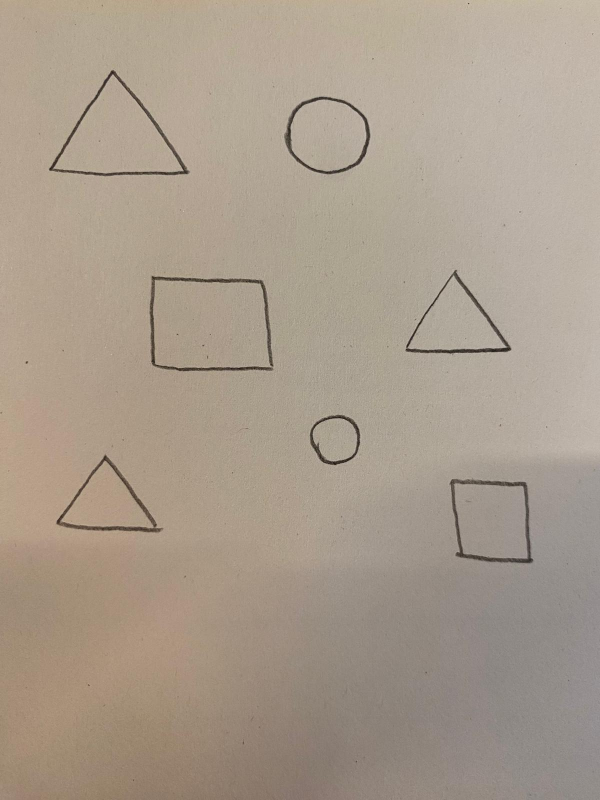
#> input picture shapes.jpeg, 1200 x 1600 px (shown at 1/2 size)
$ python shape_detection.py
#> lines starting #> are read from the running program, lines starting #| are printed output that depends on the picture; after the words box and inside, x2 and y2 are one past the last pixel; in counts of white or black regions, pixels touching at a corner belong together
import cv2
import numpy as np

def classify_shape(contour, corners):
    if is_circle(contour):
        return "Cember"
    # koseleri sayma islemi
    corner_count = 0
    for corner in corners:
        x, y = corner.ravel() # köşe noktasını düzleştirir ve x, y koordinatlarını alır
        point = (int(x), int(y)) # noktayı (x, y) tuple formatına dönüştürür
        if cv2.pointPolygonTest(contour, point, False) >= 0: # bu fonksiyon, noktanın konturun nerede olduğunu belirler
            corner_count += 1                                           # sıfıra eşit veya büyükse nokta konturun içindedir ve kose sayısı arttırılır
    if corner_count == 3:
        return "Ucgen"
    elif corner_count == 4:
        x, y, w, h = cv2.boundingRect(contour)
        aspect_ratio = float(w) / h
        if 0.95 <= aspect_ratio <= 1.05:
            return "Kare"
        else:
            return "Dikdortgen"
    elif corner_count > 4:
        return "Cokgen"
    else:
        return "Bilinmiyor"

def is_circle(contour):
    (x, y), radius = cv2.minEnclosingCircle(contour)
    center = (int(x), int(y))
    radius = int(radius)
    circle_area = np.pi * (radius ** 2)
    contour_area = cv2.contourArea(contour)
    contour_perimeter = cv2.arcLength(contour, True)
    circularity = (4 * np.pi * contour_area) / (contour_perimeter ** 2)
    area_ratio = contour_area / circle_area
    return 0.8 < circularity < 1.2 and 0.7 < area_ratio < 1.3

# Resmi yükleme
image = cv2.imread("shapes.jpeg")
#> image is the input picture: shape (1600, 1200, 3); mean B, G, R 140.6, 155.6, 168.9

# Resmi küçültme
image = cv2.pyrDown(image)
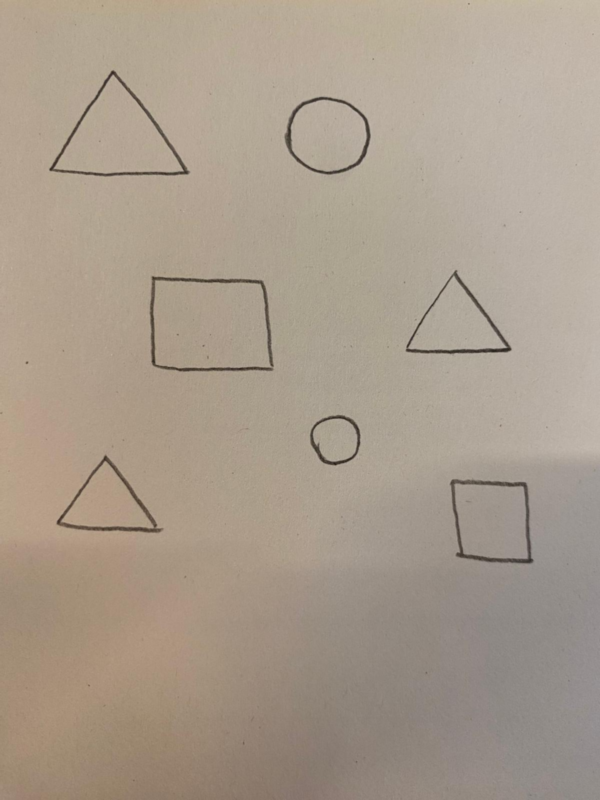
#> image: shape (800, 600, 3); mean B, G, R 140.6, 155.6, 168.9

# Resmi bulanıklaştırma
image = cv2.GaussianBlur(image, (5, 5), 0)
image = cv2.bilateralFilter(image, 9, 75, 75)

# Resmi griye çevirme
gray = cv2.cvtColor(image, cv2.COLOR_BGR2GRAY)
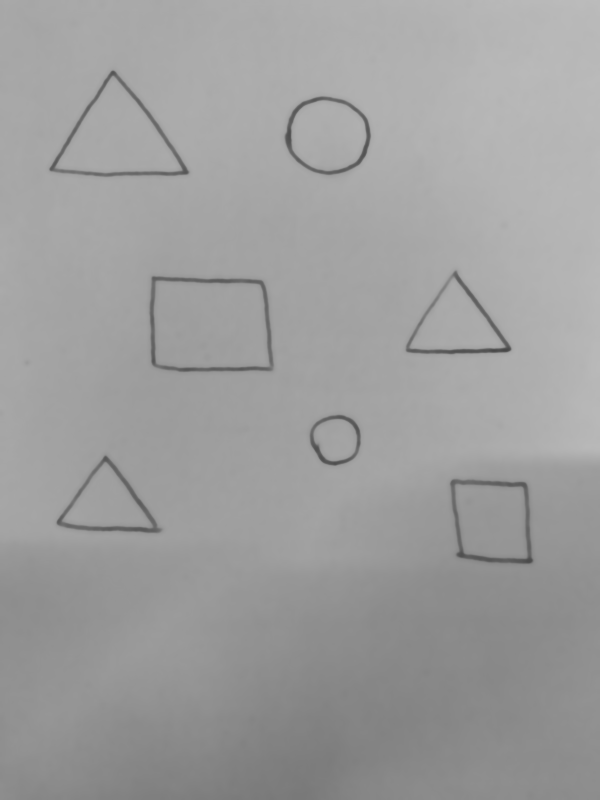
#> gray: shape (800, 600); min 71, max 188, mean 158

# Adaptive thresholding kullanarak binarization
thresh = cv2.adaptiveThreshold(gray, 255, cv2.ADAPTIVE_THRESH_GAUSSIAN_C, cv2.THRESH_BINARY_INV, 11, 2)
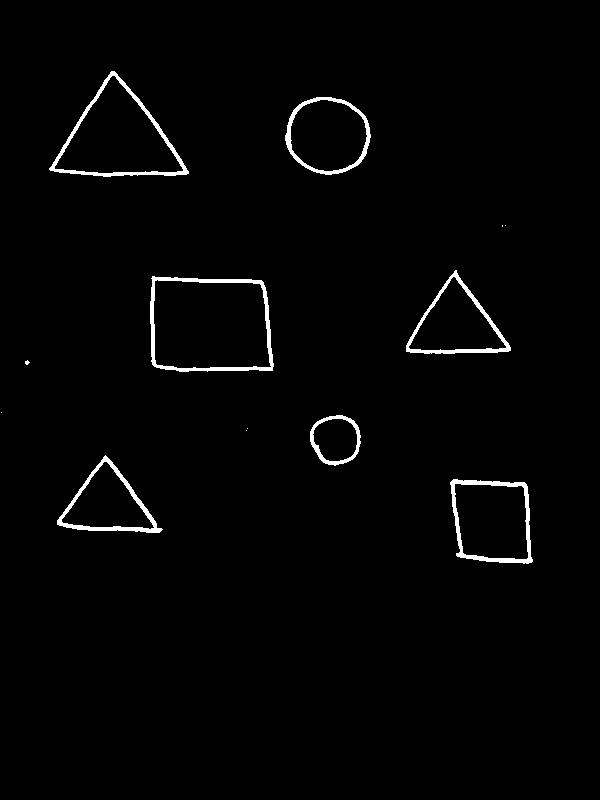
#> thresh: shape (800, 600); 1.7% white; 13 white regions (6 under 20 px), largest, box (x1, y1, x2, y2) and area: (150, 276, 274, 372) 1541, (49, 71, 189, 177) 1395, (450, 479, 533, 564) 1244

# Morfolojik işlemlerle gürültüyü temizleme
kernel = np.ones((3, 3), np.uint8)
thresh = cv2.morphologyEx(thresh, cv2.MORPH_CLOSE, kernel)
#> thresh: shape (800, 600); 1.7% white; 12 white regions (5 under 20 px)

# Konturları bulma (yalnızca dış konturlar)
contours, hierarchy = cv2.findContours(thresh, cv2.RETR_EXTERNAL, cv2.CHAIN_APPROX_SIMPLE)
#> contours = 12 contours, 5 with area under 20; largest, box (x1, y1, x2, y2) and area: (150, 276, 274, 372) 10728, (49, 71, 189, 177) 7897, (450, 479, 533, 564) 5885, (285, 97, 371, 175) 5115, (406, 270, 511, 354) 4691, (57, 455, 163, 533) 4193, (310, 415, 361, 466) 1948

# Gürültü konturlarını filtreleme ve konturları çizme
min_area = 100  # Minimum kontur alanı
filtered_contours = [contour for contour in contours if cv2.contourArea(contour) > min_area]
#> filtered_contours = 7 contours; box (x1, y1, x2, y2) and area: (150, 276, 274, 372) 10728, (49, 71, 189, 177) 7897, (450, 479, 533, 564) 5885, (285, 97, 371, 175) 5115, (406, 270, 511, 354) 4691, (57, 455, 163, 533) 4193, (310, 415, 361, 466) 1948

# Shi-Tomasi köşe algılama
corners_general = cv2.goodFeaturesToTrack(gray, maxCorners=50, qualityLevel=0.05, minDistance=20)
#> corners_general = 20 rows, first 8: [504, 346], [50, 169], [187, 172], [455, 272], [105, 456], [112, 71], [407, 350], [152, 277]
corners_general = np.int32(corners_general)
#> corners_general = contour of 20 points, box (x1, y1, x2, y2) (50, 71, 532, 562), area 94510

# Her konturun köşe sayılarını belirleme ve sınıflandırma
for contour in filtered_contours:
    shape = classify_shape(contour, corners_general)
    x, y, w, h = cv2.boundingRect(contour)
    cv2.putText(image, shape, (x, y - 10), cv2.FONT_HERSHEY_SIMPLEX, 0.5, (0, 0, 255), 2)
    cv2.drawContours(image, [contour], -1, (0, 255, 255), 2)

    if shape == "Cember":
        # Çemberler için daha fazla köşe algılama
        mask = np.zeros_like(gray)
        cv2.drawContours(mask, [contour], -1, 255, -1)
        more_corners = cv2.goodFeaturesToTrack(mask, maxCorners=100, qualityLevel=0.04, minDistance=5)
        if more_corners is not None:
            more_corners = np.int32(more_corners)
            for corner in more_corners:
                x, y = corner.ravel()
                cv2.circle(image, (x, y), 3, (0, 255, 0), -1)
    else:
        # Diğer şekillerin köşe noktalarını işaretleme
        for corner in corners_general:
            x, y = corner.ravel()
            if cv2.pointPolygonTest(contour, (int(x), int(y)), False) >= 0:
                cv2.circle(image, (x, y), 5, (255, 0, 0), -1)
#> this loop made 7 passes
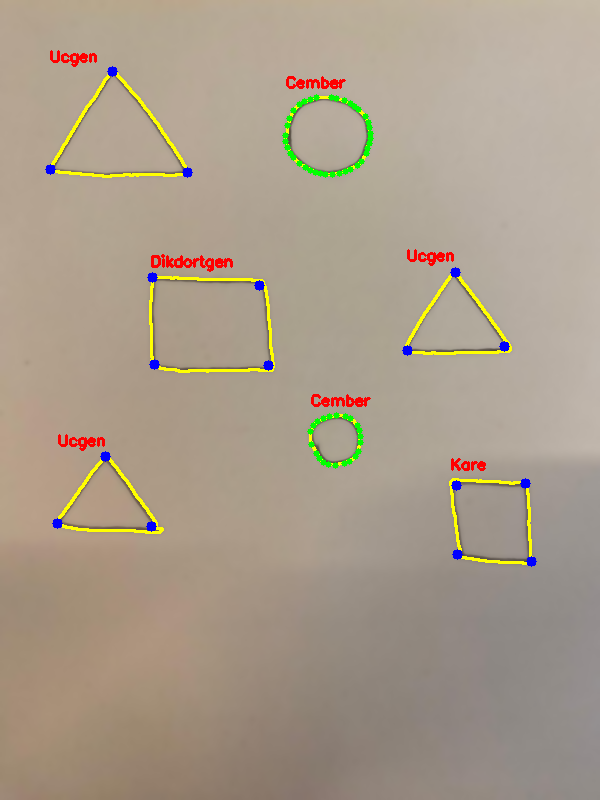
#> image: shape (800, 600, 3); mean B, G, R 138.7, 156.3, 169.9
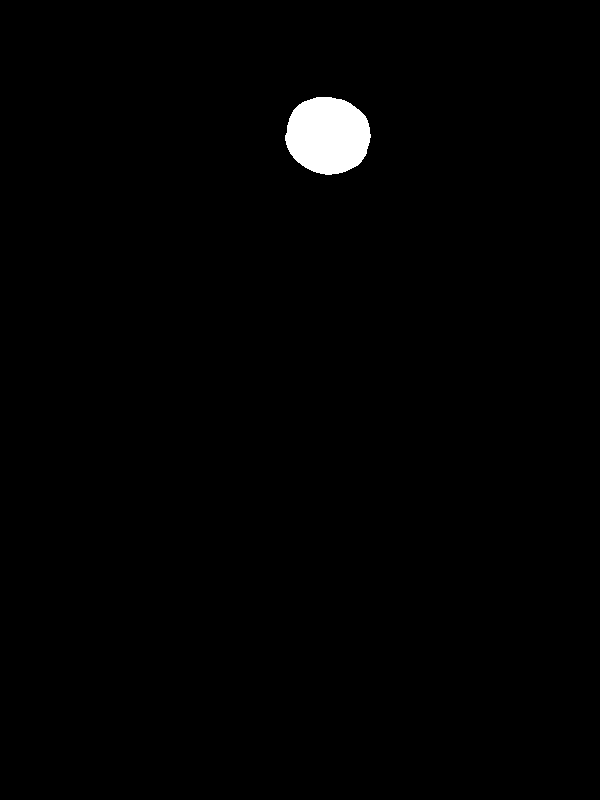
#> mask: shape (800, 600); 1.1% white; 1 white region, box (x1, y1, x2, y2) and area: (285, 97, 371, 175) 5232

cv2.imshow("Şekiller", image)
cv2.waitKey(0)
cv2.destroyAllWindows()
